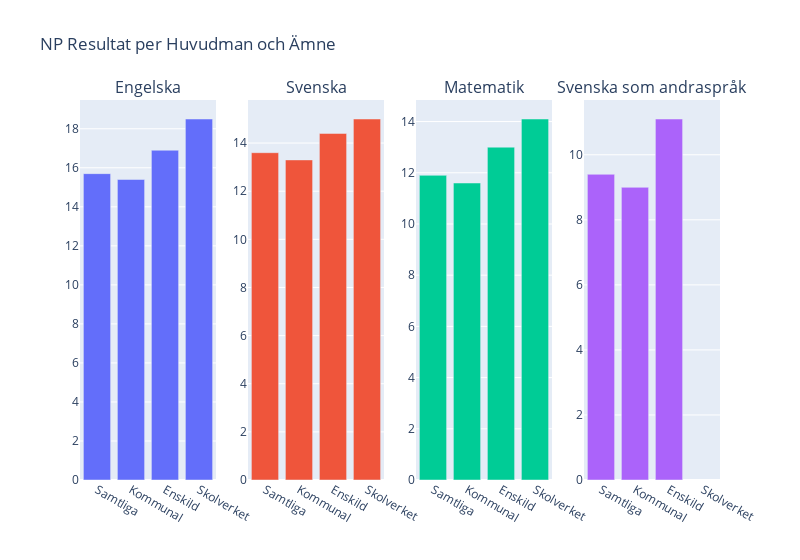

Write notebook code for a chart like this one.
### Code cell
import os
import plotly.express as px
from plotly.subplots import make_subplots
import plotly.graph_objects as go

# List of dataframes
dfs = [
    (df_engelska, "Engelska"),
    (df_svenska, "Svenska"),
    (df_matematik, "Matematik"),
    (df_svenska_2, "Svenska som andraspråk")
]

# Create a subplot layout (1 row, 4 columns)
fig = make_subplots(rows=1, cols=4, subplot_titles=[subject for _, subject in dfs])

# Loop through each subject and add a bar chart in a subplot
for i, (df, subject) in enumerate(dfs):
    fig.add_trace(
        go.Bar(x=df["Huvudman"], y=df["Totalt (poäng)"], name=subject),
        row=1, col=i+1
    )


# Update layout to ensure easier overview
fig.update_layout(title="NP Resultat per Huvudman och Ämne", 
                  showlegend=False,
                  width=800)


fig.show()

# Save as HTML
output_folder = "Visualiseringar"
html_path = os.path.join(output_folder, "NP_resultat_subplots.html")
fig.write_html(html_path)

### Figure 1 — Plotly figure (JSON) as saved in the notebook; plotly's stock layout.template omitted (floating-point values rounded to 4 significant figures)
{"data": [{"name": "Engelska", "type": "bar", "x": ["Samtliga", "Kommunal", "Enskild", "Skolverket"], "xaxis": "x", "y": [15.7, 15.4, 16.9, 18.5], "yaxis": "y"}, {"name": "Svenska", "type": "bar", "x": ["Samtliga", "Kommunal", "Enskild", "Skolverket"], "xaxis": "x2", "y": [13.6, 13.3, 14.4, 15], "yaxis": "y2"}, {"name": "Matematik", "type": "bar", "x": ["Samtliga", "Kommunal", "Enskild", "Skolverket"], "xaxis": "x3", "y": [11.9, 11.6, 13, 14.1], "yaxis": "y3"}, {"name": "Svenska som andraspråk", "type": "bar", "x": ["Samtliga", "Kommunal", "Enskild", "Skolverket"], "xaxis": "x4", "y": [9.4, 9, 11.1, ".."], "yaxis": "y4"}], "layout": {"annotations": [{"font": {"size": 16}, "showarrow": false, "text": "Engelska", "x": 0.1062, "xanchor": "center", "xref": "paper", "y": 1, "yanchor": "bottom", "yref": "paper"}, {"font": {"size": 16}, "showarrow": false, "text": "Svenska", "x": 0.3688, "xanchor": "center", "xref": "paper", "y": 1, "yanchor": "bottom", "yref": "paper"}, {"font": {"size": 16}, "showarrow": false, "text": "Matematik", "x": 0.6313, "xanchor": "center", "xref": "paper", "y": 1, "yanchor": "bottom", "yref": "paper"}, {"font": {"size": 16}, "showarrow": false, "text": "Svenska som andraspråk", "x": 0.8938, "xanchor": "center", "xref": "paper", "y": 1, "yanchor": "bottom", "yref": "paper"}], "showlegend": false, "title": {"text": "NP Resultat per Huvudman och Ämne"}, "width": 800, "xaxis": {"anchor": "y", "domain": [0, 0.2125]}, "xaxis2": {"anchor": "y2", "domain": [0.2625, 0.475]}, "xaxis3": {"anchor": "y3", "domain": [0.525, 0.7375]}, "xaxis4": {"anchor": "y4", "domain": [0.7875, 1]}, "yaxis": {"anchor": "x", "domain": [0, 1]}, "yaxis2": {"anchor": "x2", "domain": [0, 1]}, "yaxis3": {"anchor": "x3", "domain": [0, 1]}, "yaxis4": {"anchor": "x4", "domain": [0, 1]}}}
